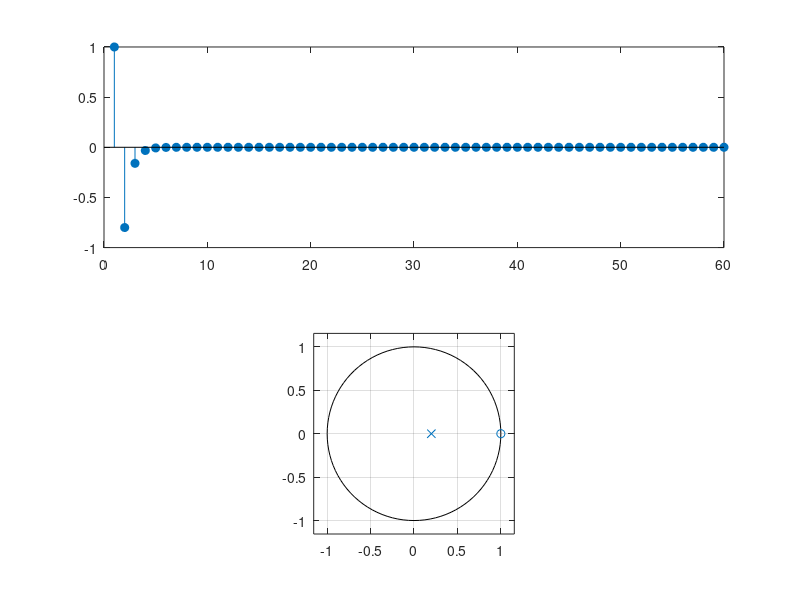
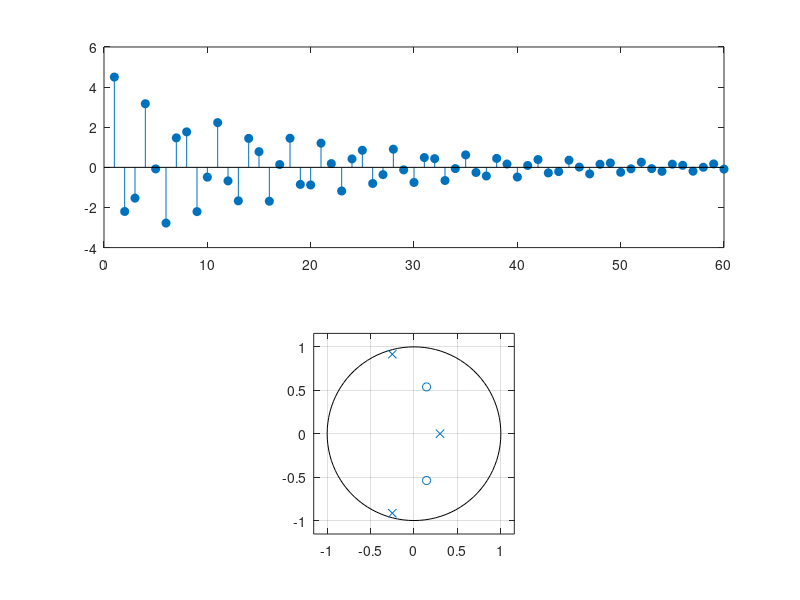
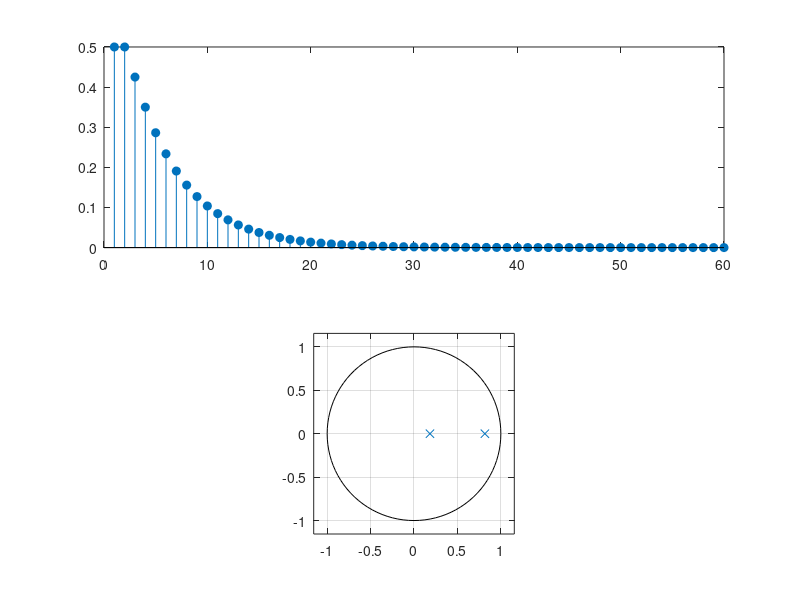
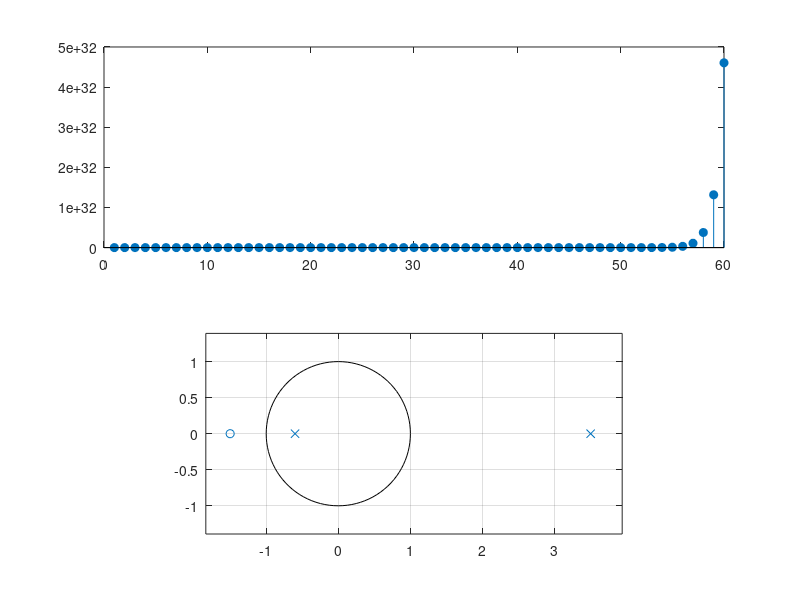

MATLAB code for these plots, in order:
%% Exercício 1
figure(1)
num = [ 1 -1 ];
den = [ 1 -0.2 ];
subplot(2,1,1)
h60 = impz(num, den, 60);
stem(h60,'filled')
subplot(2,1,2)
[z, p, ~] = tf2zp(num, den);
zplane(z, p)

figure(2)
num = [ 4.5 -1.3 1.4 ];
den = [ 1 0.2 0.75 -0.27 ];
subplot(2,1,1)
h60 = impz(num, den, 60);
stem(h60,'filled')
subplot(2,1,2)
[z, p, ~] = tf2zp(num, den);
zplane(z, p)

figure(3)
num = [ 0.5 ];
den = [ 1 -1 0.15 ];
subplot(2,1,1)
h60 = impz(num, den, 60);
stem(h60,'filled')
subplot(2,1,2)
[z, p, ~] = tf2zp(num, den);
zplane(z, p)

figure(4)
num = [ 3 4.5 ];
den = [ 1 -2.9 -2.1 ];
subplot(2,1,1)
h60 = impz(num, den, 60);
stem(h60,'filled')
subplot(2,1,2)
[z, p, ~] = tf2zp(num, den);
zplane(z, p)

figure(5)
num = [ 1 ];
den = [ 1 -1.845 0.850856 ];
subplot(2,1,1)
h60 = impz(num, den, 60);
stem(h60,'filled')
subplot(2,1,2)
[z, p, ~] = tf2zp(num, den);
zplane(z, p)

figure(6)
num = [ 1 ];
den = [ 1 -1.85 0.85 ];
subplot(2,1,1)
h60 = impz(num, den, 60);
stem(h60,'filled')
subplot(2,1,2)
[z, p, k] = tf2zp(num, den);
zplane(z, p)